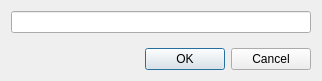
<?xml version="1.0" encoding="UTF-8"?>
<ui version="4.0">
 <class>StringType</class>
 <widget class="QDialog" name="StringType">
  <property name="geometry">
   <rect>
    <x>0</x>
    <y>0</y>
    <width>322</width>
    <height>81</height>
   </rect>
  </property>
  <property name="maximumSize">
   <size>
    <width>400</width>
    <height>100</height>
   </size>
  </property>
  <property name="windowTitle">
   <string>Dialog</string>
  </property>
  <layout class="QVBoxLayout" name="verticalLayout">
   <item>
    <widget class="QLineEdit" name="lineEdit"/>
   </item>
   <item>
    <spacer name="verticalSpacer">
     <property name="orientation">
      <enum>Qt::Vertical</enum>
     </property>
     <property name="sizeHint" stdset="0">
      <size>
       <width>20</width>
       <height>40</height>
      </size>
     </property>
    </spacer>
   </item>
   <item>
    <widget class="QDialogButtonBox" name="buttonBox">
     <property name="orientation">
      <enum>Qt::Horizontal</enum>
     </property>
     <property name="standardButtons">
      <set>QDialogButtonBox::Cancel|QDialogButtonBox::Ok</set>
     </property>
    </widget>
   </item>
  </layout>
 </widget>
 <resources/>
 <connections>
  <connection>
   <sender>buttonBox</sender>
   <signal>accepted()</signal>
   <receiver>StringType</receiver>
   <slot>accept()</slot>
   <hints>
    <hint type="sourcelabel">
     <x>248</x>
     <y>254</y>
    </hint>
    <hint type="destinationlabel">
     <x>157</x>
     <y>274</y>
    </hint>
   </hints>
  </connection>
  <connection>
   <sender>buttonBox</sender>
   <signal>rejected()</signal>
   <receiver>StringType</receiver>
   <slot>reject()</slot>
   <hints>
    <hint type="sourcelabel">
     <x>316</x>
     <y>260</y>
    </hint>
    <hint type="destinationlabel">
     <x>286</x>
     <y>274</y>
    </hint>
   </hints>
  </connection>
 </connections>
</ui>
